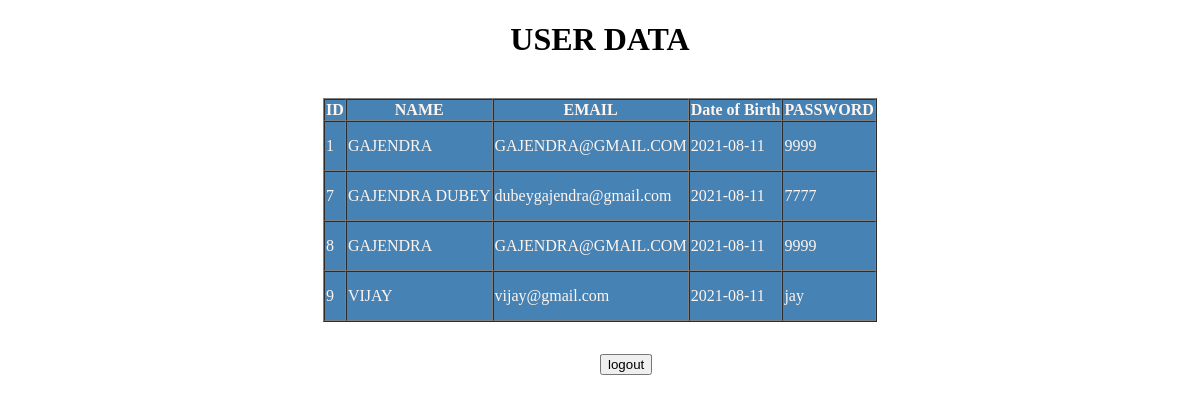
Screenshot of /home.php (signed in) with the database file from the repository.
### tables this page shows
CREATE TABLE `signup` (
  `ID` int(10) NOT NULL,
  `NAME` varchar(25) NOT NULL,
  `EMAIL` varchar(30) NOT NULL,
  `DOB` date NOT NULL,
  `PASSWORD` varchar(25) NOT NULL
);

### home.php (the view, shortened to what this page needs)
<?php
    if (isset($_SESSION['username'])) {
      ?>  <!DOCTYPE html>
        <html lang="en">
        <head>
        </head>
        <body>
            <div class="container">
                <h1 style="text-align: center;">USER DATA</h1>
                <br>
                <div class="table">
  <table border="1" cellspacing="0" >
      <thead>
<tr>
<th> ID</th>
<th>NAME</th>
<th>EMAIL</th>
<th>Date of Birth</th>
<th>PASSWORD</th>
</tr>
</thead>
<?php
   $conn=mysqli_connect('localhost:3307','root','','task');
   $sql="SELECT * FROM signup";
   $res=mysqli_query($conn, $sql);
   $count=mysqli_num_rows($res);
   if ($count>0) {
       while ($row=mysqli_fetch_assoc($res)) {
           $id= $row['ID'];
           $email=$row['EMAIL'];
           $DOB=$row['DOB'];
           $pwd=$row['PASSWORD'];
           ?>
           <tbody>
           <tr style="width:200px;height:50px;">
           <td><?php echo $id;?></td>
           <td><?php echo $row['NAME'];?></td>
           <td><?php echo $email; ?></td>
           <td><?php echo $DOB;?></td>
           <td><?php echo $pwd;?></td>
           </tr>
           </tbody>
           <?php
       }
   }
?>
</table>
                </div>
                <div style="margin-top: 2rem;">
                <a href="logout.php"><input type="submit" value="logout" name="logout" ></a>
                </div>
            </div>
        </body>
        </html>
        <?php
    }
?>

### home.php (style rules this page uses)
table { margin: auto; background:steelblue; color: seashell; }
a { margin-left: 50%; margin-top: 30%; background: steelblue; background: teal; }

### rows the page displays
signup: ID "1", NAME "GAJENDRA", EMAIL "GAJENDRA@GMAIL.COM", DOB "2021-08-11", PASSWORD "9999"
signup: ID "7", NAME "GAJENDRA DUBEY", EMAIL "dubeygajendra@gmail.com", DOB "2021-08-11", PASSWORD "7777"
signup: ID "8", NAME "GAJENDRA", EMAIL "GAJENDRA@GMAIL.COM", DOB "2021-08-11", PASSWORD "9999"
signup: ID "9", NAME "VIJAY", EMAIL "vijay@gmail.com", DOB "2021-08-11", PASSWORD "jay"
